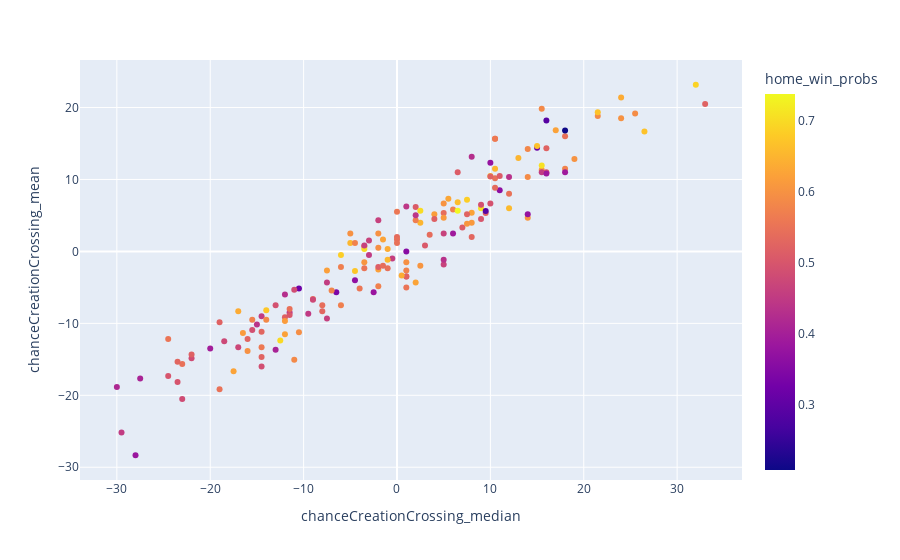

Notebook source saved alongside this figure:
### Code cell
plot = px.scatter(test_data, x = top_3_feats[0], y = top_3_feats[1], color = "home_win_probs")

plot.write_html("docs/chance_creation_prob_plot.html", include_plotlyjs='cdn', full_html=False)

plot.show()

### Figure 1 — Plotly figure (JSON) as saved in the notebook; plotly's stock layout.template omitted (floating-point values rounded to 4 significant figures; data arrays with more than 128 entries replaced by an {"elided": "..."} marker saying what was removed)
{"data": [{"hovertemplate": "chanceCreationCrossing_median=%{x}<br>chanceCreationCrossing_mean=%{y}<br>home_win_probs=%{marker.color}<extra></extra>", "legendgroup": "", "marker": {"color": {"elided": "176 float values"}, "coloraxis": "coloraxis", "symbol": "circle"}, "mode": "markers", "name": "", "orientation": "v", "showlegend": false, "type": "scatter", "x": {"elided": "176 float values"}, "xaxis": "x", "y": {"elided": "176 float values"}, "yaxis": "y"}], "layout": {"coloraxis": {"colorbar": {"title": {"text": "home_win_probs"}}, "colorscale": [[0, "#0d0887"], [0.1111, "#46039f"], [0.2222, "#7201a8"], [0.3333, "#9c179e"], [0.4444, "#bd3786"], [0.5556, "#d8576b"], [0.6667, "#ed7953"], [0.7778, "#fb9f3a"], [0.8889, "#fdca26"], [1, "#f0f921"]]}, "legend": {"tracegroupgap": 0}, "margin": {"t": 60}, "xaxis": {"anchor": "y", "domain": [0, 1], "title": {"text": "chanceCreationCrossing_median"}}, "yaxis": {"anchor": "x", "domain": [0, 1], "title": {"text": "chanceCreationCrossing_mean"}}}}
